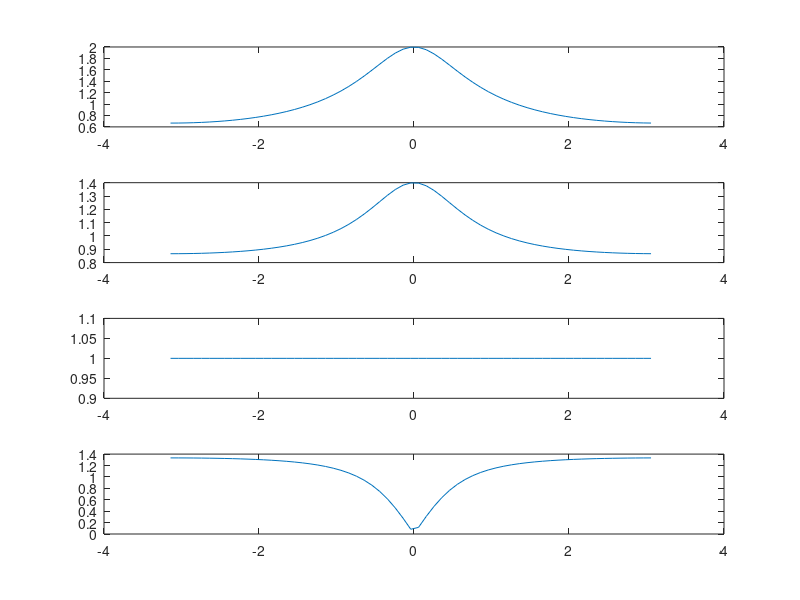

MATLAB code to generate this figure:
clc;
clear;
close all;
[A,B]=meshgrid(0:.1:2*pi);
w=-pi:0.1:pi;
z=(cos(w)+j.*sin(w));
a=0.5;
x=z./(z-0.5);
x1=(z-0.3)./(z-a);
x2=(z-0.5)./(z-a);
x3=(z-1)./(z-a);
subplot(4,1,1)
plot(w,abs(x));

subplot(4,1,2)
plot(w,abs(x1));

subplot(4,1,3)
plot(w,abs(x2));

subplot(4,1,4)
plot(w,abs(x3));
